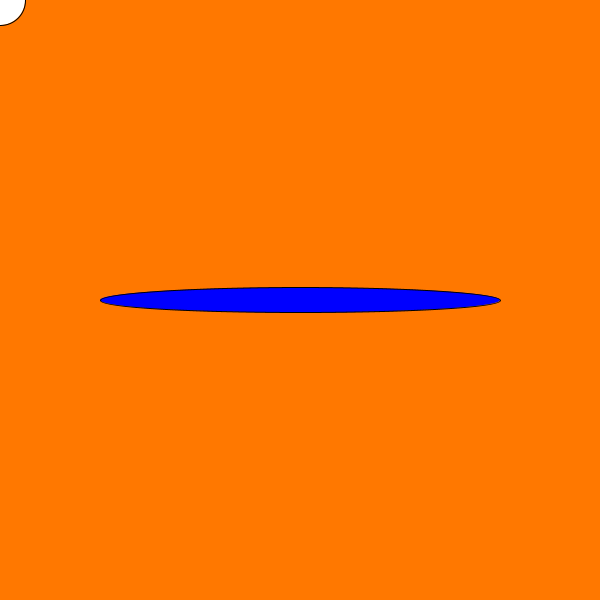
Frame 1 (no input)
Frame 60 (the mouse pressed at the canvas centre just before this capture): identical to frame 1, image omitted
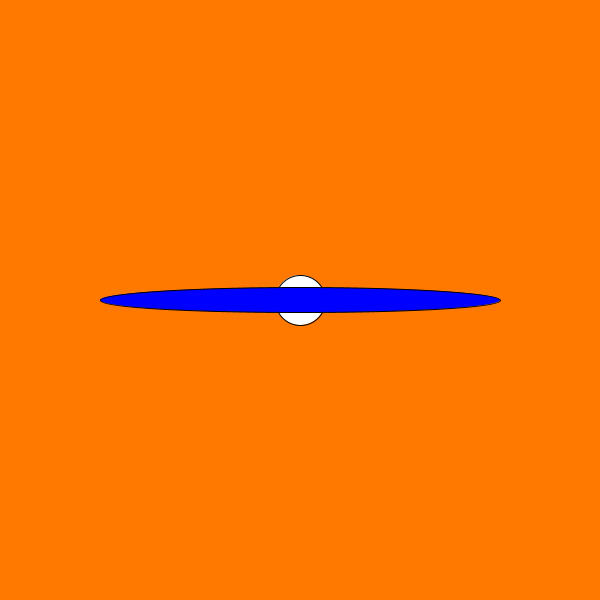
Frame 120 (the mouse held since frame 60 and released just before this capture)

The Processing sketch that drew these frames (run headless with seeded random() and noise(); from frame 60 on, the mouse is pressed at the canvas centre):

// Processing sketch: practice
// ── practice.pde
float circleDiameter = 50;
void setup() {
  size(600, 600);
}

void draw() {
  background(255, 120, 0);
  fill(255);
  ellipse(mouseX, mouseY, circleDiameter, circleDiameter);
  fill(0, 0, 255);
  ellipse(width/2, height/2, circleDiameter*8, circleDiameter/2);
}
